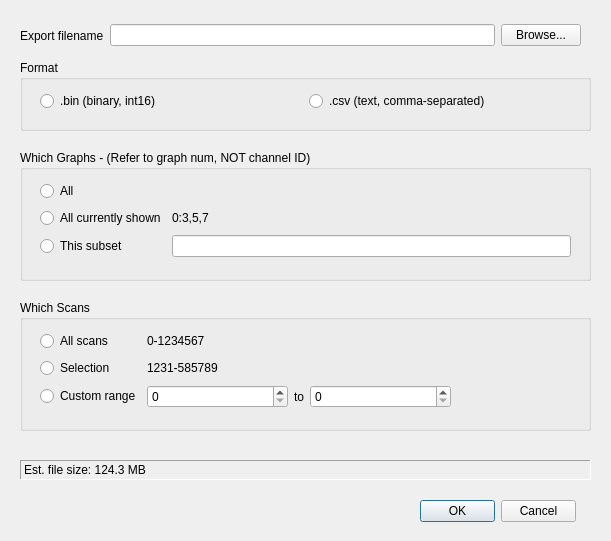
<?xml version="1.0" encoding="UTF-8"?>
<ui version="4.0">
 <class>ExportDialog</class>
 <widget class="QDialog" name="ExportDialog">
  <property name="windowModality">
   <enum>Qt::WindowModal</enum>
  </property>
  <property name="geometry">
   <rect>
    <x>0</x>
    <y>0</y>
    <width>611</width>
    <height>541</height>
   </rect>
  </property>
  <property name="windowTitle">
   <string>Export File</string>
  </property>
  <widget class="QDialogButtonBox" name="buttonBox">
   <property name="geometry">
    <rect>
     <x>420</x>
     <y>500</y>
     <width>156</width>
     <height>23</height>
    </rect>
   </property>
   <property name="focusPolicy">
    <enum>Qt::StrongFocus</enum>
   </property>
   <property name="orientation">
    <enum>Qt::Horizontal</enum>
   </property>
   <property name="standardButtons">
    <set>QDialogButtonBox::Cancel|QDialogButtonBox::Ok</set>
   </property>
  </widget>
  <widget class="QLabel" name="statusLbl">
   <property name="geometry">
    <rect>
     <x>20</x>
     <y>460</y>
     <width>571</width>
     <height>20</height>
    </rect>
   </property>
   <property name="frameShape">
    <enum>QFrame::Panel</enum>
   </property>
   <property name="frameShadow">
    <enum>QFrame::Sunken</enum>
   </property>
   <property name="text">
    <string>Est. file size: 124.3 MB</string>
   </property>
  </widget>
  <widget class="QGroupBox" name="formatBox">
   <property name="geometry">
    <rect>
     <x>20</x>
     <y>60</y>
     <width>571</width>
     <height>71</height>
    </rect>
   </property>
   <property name="title">
    <string>Format</string>
   </property>
   <widget class="QWidget" name="horizontalLayoutWidget_2">
    <property name="geometry">
     <rect>
      <x>20</x>
      <y>30</y>
      <width>531</width>
      <height>22</height>
     </rect>
    </property>
    <layout class="QHBoxLayout" name="horizontalLayout_2">
     <property name="spacing">
      <number>6</number>
     </property>
     <item>
      <widget class="QRadioButton" name="binRadio">
       <property name="minimumSize">
        <size>
         <width>0</width>
         <height>20</height>
        </size>
       </property>
       <property name="text">
        <string>.bin (binary, int16)</string>
       </property>
       <property name="autoExclusive">
        <bool>true</bool>
       </property>
      </widget>
     </item>
     <item>
      <widget class="QRadioButton" name="csvRadio">
       <property name="minimumSize">
        <size>
         <width>0</width>
         <height>20</height>
        </size>
       </property>
       <property name="text">
        <string>.csv (text, comma-separated)</string>
       </property>
       <property name="autoExclusive">
        <bool>true</bool>
       </property>
      </widget>
     </item>
    </layout>
   </widget>
  </widget>
  <widget class="QGroupBox" name="graphsBox">
   <property name="geometry">
    <rect>
     <x>20</x>
     <y>150</y>
     <width>571</width>
     <height>131</height>
    </rect>
   </property>
   <property name="title">
    <string>Which Graphs - (Refer to graph num, NOT channel ID)</string>
   </property>
   <widget class="QWidget" name="gridLayoutWidget">
    <property name="geometry">
     <rect>
      <x>20</x>
      <y>30</y>
      <width>531</width>
      <height>80</height>
     </rect>
    </property>
    <layout class="QGridLayout" name="gridLayout">
     <property name="horizontalSpacing">
      <number>6</number>
     </property>
     <item row="0" column="0">
      <widget class="QRadioButton" name="grfAllRadio">
       <property name="minimumSize">
        <size>
         <width>0</width>
         <height>20</height>
        </size>
       </property>
       <property name="text">
        <string>All</string>
       </property>
       <property name="autoExclusive">
        <bool>true</bool>
       </property>
      </widget>
     </item>
     <item row="1" column="0">
      <widget class="QRadioButton" name="grfShownRadio">
       <property name="minimumSize">
        <size>
         <width>0</width>
         <height>20</height>
        </size>
       </property>
       <property name="text">
        <string>All currently shown</string>
       </property>
       <property name="autoExclusive">
        <bool>true</bool>
       </property>
      </widget>
     </item>
     <item row="2" column="0">
      <widget class="QRadioButton" name="grfCustomRadio">
       <property name="minimumSize">
        <size>
         <width>0</width>
         <height>20</height>
        </size>
       </property>
       <property name="text">
        <string>This subset</string>
       </property>
       <property name="autoExclusive">
        <bool>true</bool>
       </property>
      </widget>
     </item>
     <item row="1" column="1">
      <widget class="QLabel" name="grfShownLbl">
       <property name="sizePolicy">
        <sizepolicy hsizetype="Expanding" vsizetype="Preferred">
         <horstretch>0</horstretch>
         <verstretch>0</verstretch>
        </sizepolicy>
       </property>
       <property name="minimumSize">
        <size>
         <width>0</width>
         <height>20</height>
        </size>
       </property>
       <property name="text">
        <string>0:3,5,7</string>
       </property>
      </widget>
     </item>
     <item row="2" column="1">
      <widget class="QLineEdit" name="grfCustomLE"/>
     </item>
    </layout>
   </widget>
  </widget>
  <widget class="QGroupBox" name="scansBox">
   <property name="geometry">
    <rect>
     <x>20</x>
     <y>300</y>
     <width>571</width>
     <height>131</height>
    </rect>
   </property>
   <property name="title">
    <string>Which Scans</string>
   </property>
   <widget class="QWidget" name="gridLayoutWidget_2">
    <property name="geometry">
     <rect>
      <x>20</x>
      <y>30</y>
      <width>531</width>
      <height>80</height>
     </rect>
    </property>
    <layout class="QGridLayout" name="gridLayout_2">
     <property name="horizontalSpacing">
      <number>6</number>
     </property>
     <item row="1" column="0">
      <widget class="QRadioButton" name="scnSelRadio">
       <property name="minimumSize">
        <size>
         <width>0</width>
         <height>20</height>
        </size>
       </property>
       <property name="text">
        <string>Selection</string>
       </property>
       <property name="autoExclusive">
        <bool>true</bool>
       </property>
      </widget>
     </item>
     <item row="0" column="0">
      <widget class="QRadioButton" name="scnAllRadio">
       <property name="minimumSize">
        <size>
         <width>0</width>
         <height>20</height>
        </size>
       </property>
       <property name="text">
        <string>All scans</string>
       </property>
       <property name="autoExclusive">
        <bool>true</bool>
       </property>
      </widget>
     </item>
     <item row="2" column="0">
      <widget class="QRadioButton" name="scnCustomRadio">
       <property name="minimumSize">
        <size>
         <width>0</width>
         <height>20</height>
        </size>
       </property>
       <property name="text">
        <string>Custom range</string>
       </property>
       <property name="autoExclusive">
        <bool>true</bool>
       </property>
      </widget>
     </item>
     <item row="0" column="1">
      <widget class="QLabel" name="scnAllLbl">
       <property name="sizePolicy">
        <sizepolicy hsizetype="Expanding" vsizetype="Preferred">
         <horstretch>0</horstretch>
         <verstretch>0</verstretch>
        </sizepolicy>
       </property>
       <property name="minimumSize">
        <size>
         <width>0</width>
         <height>20</height>
        </size>
       </property>
       <property name="text">
        <string>0-1234567</string>
       </property>
      </widget>
     </item>
     <item row="1" column="1">
      <widget class="QLabel" name="scnSelLbl">
       <property name="enabled">
        <bool>true</bool>
       </property>
       <property name="sizePolicy">
        <sizepolicy hsizetype="Expanding" vsizetype="Preferred">
         <horstretch>0</horstretch>
         <verstretch>0</verstretch>
        </sizepolicy>
       </property>
       <property name="minimumSize">
        <size>
         <width>0</width>
         <height>20</height>
        </size>
       </property>
       <property name="text">
        <string>1231-585789</string>
       </property>
      </widget>
     </item>
     <item row="2" column="1">
      <layout class="QHBoxLayout" name="horizontalLayout_3">
       <property name="spacing">
        <number>6</number>
       </property>
       <item>
        <widget class="QSpinBox" name="scnFromSB">
         <property name="sizePolicy">
          <sizepolicy hsizetype="Preferred" vsizetype="Fixed">
           <horstretch>1</horstretch>
           <verstretch>0</verstretch>
          </sizepolicy>
         </property>
        </widget>
       </item>
       <item>
        <widget class="QLabel" name="label_5">
         <property name="sizePolicy">
          <sizepolicy hsizetype="Minimum" vsizetype="Preferred">
           <horstretch>0</horstretch>
           <verstretch>0</verstretch>
          </sizepolicy>
         </property>
         <property name="text">
          <string>to</string>
         </property>
        </widget>
       </item>
       <item>
        <widget class="QSpinBox" name="scnToSB">
         <property name="sizePolicy">
          <sizepolicy hsizetype="Preferred" vsizetype="Fixed">
           <horstretch>1</horstretch>
           <verstretch>0</verstretch>
          </sizepolicy>
         </property>
        </widget>
       </item>
       <item>
        <spacer name="horizontalSpacer">
         <property name="orientation">
          <enum>Qt::Horizontal</enum>
         </property>
         <property name="sizeHint" stdset="0">
          <size>
           <width>120</width>
           <height>20</height>
          </size>
         </property>
        </spacer>
       </item>
      </layout>
     </item>
    </layout>
   </widget>
  </widget>
  <widget class="QWidget" name="horizontalLayoutWidget">
   <property name="geometry">
    <rect>
     <x>20</x>
     <y>20</y>
     <width>561</width>
     <height>31</height>
    </rect>
   </property>
   <layout class="QHBoxLayout" name="horizontalLayout">
    <item>
     <widget class="QLabel" name="nameLabel">
      <property name="text">
       <string>Export filename</string>
      </property>
     </widget>
    </item>
    <item>
     <widget class="QLineEdit" name="filenameLE"/>
    </item>
    <item>
     <widget class="QPushButton" name="browseBut">
      <property name="text">
       <string>Browse...</string>
      </property>
     </widget>
    </item>
   </layout>
  </widget>
  <zorder>scansBox</zorder>
  <zorder>graphsBox</zorder>
  <zorder>formatBox</zorder>
  <zorder>buttonBox</zorder>
  <zorder>statusLbl</zorder>
  <zorder>horizontalLayoutWidget</zorder>
 </widget>
 <tabstops>
  <tabstop>buttonBox</tabstop>
  <tabstop>filenameLE</tabstop>
  <tabstop>browseBut</tabstop>
  <tabstop>binRadio</tabstop>
  <tabstop>csvRadio</tabstop>
  <tabstop>grfAllRadio</tabstop>
  <tabstop>grfShownRadio</tabstop>
  <tabstop>grfCustomRadio</tabstop>
  <tabstop>grfCustomLE</tabstop>
  <tabstop>scnAllRadio</tabstop>
  <tabstop>scnSelRadio</tabstop>
  <tabstop>scnCustomRadio</tabstop>
  <tabstop>scnFromSB</tabstop>
  <tabstop>scnToSB</tabstop>
 </tabstops>
 <resources/>
 <connections>
  <connection>
   <sender>buttonBox</sender>
   <signal>rejected()</signal>
   <receiver>ExportDialog</receiver>
   <slot>reject()</slot>
   <hints>
    <hint type="sourcelabel">
     <x>316</x>
     <y>260</y>
    </hint>
    <hint type="destinationlabel">
     <x>286</x>
     <y>274</y>
    </hint>
   </hints>
  </connection>
 </connections>
</ui>
